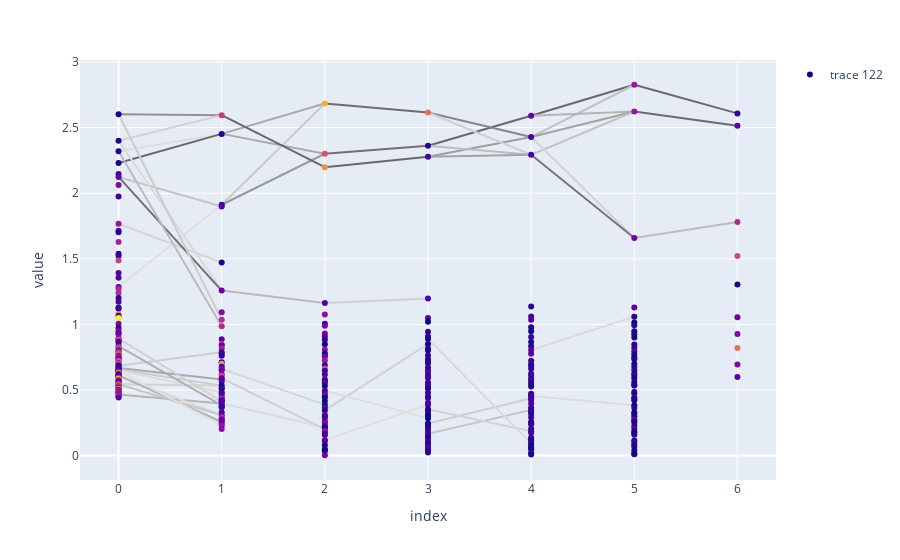

Notebook source saved alongside this figure:
### Markdown cell above
# Effective network visualisation

### Code cell
#Effective low network visualisation

import pandas as pd 
import plotly.express as px
import plotly.graph_objects as go

adjacency = [V[i+1].T@U[i] for i in range(len(arch)-2)]

attentionNoAbs = reg.linear.weight.detach().to('cpu').T
attention = torch.abs(attentionNoAbs)
attention=attention.reshape(len(attention))
attentionNoAbs=attentionNoAbs.reshape(len(attention))

def y_scale(x):
    return x 
    return (x-0.4)**0.2

df = pd.DataFrame({})
fig = px.scatter(df)


#Edges  
for k in range(len(adjacency)):
    E = torch.abs(adjacency[k]@torch.diag(S[k]))
    E2=torch.abs(adjacency[k])
    for i in range(E.shape[0]):
        for j in range(E.shape[1]):
            Emin = 3*1/np.sqrt(arch[k+1]) # 3 sigma away from the random uniform baseline 
            if E2[i,j]>Emin:
                edge = pd.DataFrame({"x" : [k,k+1],"y": [y_scale(S[k][j]).item(),y_scale(S[k+1][i]).item()]})
                #figEdge = go.scatter.Line(x=[k,k+1],y=[y_scale(S[k][j]),y_scale(S[k+1][i])],fillcolor='grey')
                
                #fig.add_trace(figEdge)
                coeff = 1-(E2[i,j]-Emin)/(E2.max()-Emin) # A mieux faire 
                color = coeff.item()*np.array([120,120,120])+np.array([105,105,105])
                r,g,b=int(color[0]),int(color[1]),int(color[2])
                color = "rgb"+str((r,g,b))
                fig.add_scatter(x=edge["x"],y=edge["y"],marker={"color":color,"opacity":0},hovertext=str(adjacency[k][i,j])
                               ,hoveron="fills",hoverinfo="text",text=str(adjacency[k][i,j]),showlegend=False ) 
                                   
                middle_node_trace = go.Scatter(
                    x=[np.array(edge["x"]).mean()],
                    y=[np.array(edge["y"]).mean()],
                    text=[str(adjacency[k][i,j])],
                    mode='markers',
                    hoverinfo='text',
                    showlegend=False,
                    marker=go.scatter.Marker(
                        opacity=0,
                        color='lightgrey'
                    )
                )
                
                fig.add_trace(middle_node_trace)
               


            
base=0
for i in range (len(S)):
    layer_i = pd.DataFrame({'x' : len(S[i])*[i], 'y': y_scale(S[i]), 'attention': attention[base:(base+len(S[i]))],
                            'attentionNoAbs' : attentionNoAbs[base:(base+len(S[i]))]})
    df = pd.concat([df,layer_i])
    base+=len(S[i])
    
    
#fig.add_scatter(x=df["x"], y=df["y"])           
node_trace = go.Scatter(
    x=df["x"],
    y=df["y"],
    text=df["attentionNoAbs"],
    mode='markers',
    hoverinfo='text',
    marker=go.scatter.Marker(
        opacity=1,
        color=df["attention"]
    ))

fig.add_trace(node_trace)

fig.show()

### Figure 1 — Plotly figure (JSON) as saved in the notebook; plotly's stock layout.template omitted (floating-point values rounded to 4 significant figures; data arrays with more than 128 entries replaced by an {"elided": "..."} marker saying what was removed)
{"data": [{"hoverinfo": "text", "hoveron": "fills", "hovertext": "tensor(-0.3960)", "marker": {"color": "rgb(145, 145, 145)", "opacity": 0}, "showlegend": false, "text": "tensor(-0.3960)", "type": "scatter", "x": [0, 1], "y": [2.602, 2.595]}, {"hoverinfo": "text", "marker": {"color": "lightgrey", "opacity": 0}, "mode": "markers", "showlegend": false, "text": ["tensor(-0.3960)"], "type": "scatter", "x": [0.5], "y": [2.598]}, {"hoverinfo": "text", "hoveron": "fills", "hovertext": "tensor(-0.3166)", "marker": {"color": "rgb(211, 211, 211)", "opacity": 0}, "showlegend": false, "text": "tensor(-0.3166)", "type": "scatter", "x": [0, 1], "y": [2.4, 2.595]}, {"hoverinfo": "text", "marker": {"color": "lightgrey", "opacity": 0}, "mode": "markers", "showlegend": false, "text": ["tensor(-0.3166)"], "type": "scatter", "x": [0.5], "y": [2.497]}, {"hoverinfo": "text", "hoveron": "fills", "hovertext": "tensor(-0.3040)", "marker": {"color": "rgb(221, 221, 221)", "opacity": 0}, "showlegend": false, "text": "tensor(-0.3040)", "type": "scatter", "x": [0, 1], "y": [2.32, 2.452]}, {"hoverinfo": "text", "marker": {"color": "lightgrey", "opacity": 0}, "mode": "markers", "showlegend": false, "text": ["tensor(-0.3040)"], "type": "scatter", "x": [0.5], "y": [2.386]}, {"hoverinfo": "text", "hoveron": "fills", "hovertext": "tensor(0.4453)", "marker": {"color": "rgb(105, 105, 105)", "opacity": 0}, "showlegend": false, "text": "tensor(0.4453)", "type": "scatter", "x": [0, 1], "y": [2.231, 2.452]}, {"hoverinfo": "text", "marker": {"color": "lightgrey", "opacity": 0}, "mode": "markers", "showlegend": false, "text": ["tensor(0.4453)"], "type": "scatter", "x": [0.5], "y": [2.342]}, {"hoverinfo": "text", "hoveron": "fills", "hovertext": "tensor(0.3018)", "marker": {"color": "rgb(223, 223, 223)", "opacity": 0}, "showlegend": false, "text": "tensor(0.3018)", "type": "scatter", "x": [0, 1], "y": [1.284, 1.912]}, {"hoverinfo": "text", "marker": {"color": "lightgrey", "opacity": 0}, "mode": "markers", "showlegend": false, "text": ["tensor(0.3018)"], "type": "scatter", "x": [0.5], "y": [1.598]}, {"hoverinfo": "text", "hoveron": "fills", "hovertext": "tensor(-0.3329)", "marker": {"color": "rgb(197, 197, 197)", "opacity": 0}, "showlegend": false, "text": "tensor(-0.3329)", "type": "scatter", "x": [0, 1], "y": [2.124, 1.899]}, {"hoverinfo": "text", "marker": {"color": "lightgrey", "opacity": 0}, "mode": "markers", "showlegend": false, "text": ["tensor(-0.3329)"], "type": "scatter", "x": [0.5], "y": [2.011]}, {"hoverinfo": "text", "hoveron": "fills", "hovertext": "tensor(-0.3138)", "marker": {"color": "rgb(213, 213, 213)", "opacity": 0}, "showlegend": false, "text": "tensor(-0.3138)", "type": "scatter", "x": [0, 1], "y": [1.767, 1.472]}, {"hoverinfo": "text", "marker": {"color": "lightgrey", "opacity": 0}, "mode": "markers", "showlegend": false, "text": ["tensor(-0.3138)"], "type": "scatter", "x": [0.5], "y": [1.619]}, {"hoverinfo": "text", "hoveron": "fills", "hovertext": "tensor(-0.3086)", "marker": {"color": "rgb(217, 217, 217)", "opacity": 0}, "showlegend": false, "text": "tensor(-0.3086)", "type": "scatter", "x": [0, 1], "y": [2.4, 1.258]}, {"hoverinfo": "text", "marker": {"color": "lightgrey", "opacity": 0}, "mode": "markers", "showlegend": false, "text": ["tensor(-0.3086)"], "type": "scatter", "x": [0.5], "y": [1.829]}, {"hoverinfo": "text", "hoveron": "fills", "hovertext": "tensor(-0.4364)", "marker": {"color": "rgb(112, 112, 112)", "opacity": 0}, "showlegend": false, "text": "tensor(-0.4364)", "type": "scatter", "x": [0, 1], "y": [2.124, 1.258]}, {"hoverinfo": "text", "marker": {"color": "lightgrey", "opacity": 0}, "mode": "markers", "showlegend": false, "text": ["tensor(-0.4364)"], "type": "scatter", "x": [0.5], "y": [1.691]}, {"hoverinfo": "text", "hoveron": "fills", "hovertext": "tensor(0.3247)", "marker": {"color": "rgb(204, 204, 204)", "opacity": 0}, "showlegend": false, "text": "tensor(0.3247)", "type": "scatter", "x": [0, 1], "y": [2.602, 1.035]}, {"hoverinfo": "text", "marker": {"color": "lightgrey", "opacity": 0}, "mode": "markers", "showlegend": false, "text": ["tensor(0.3247)"], "type": "scatter", "x": [0.5], "y": [1.819]}, {"hoverinfo": "text", "hoveron": "fills", "hovertext": "tensor(0.3458)", "marker": {"color": "rgb(187, 187, 187)", "opacity": 0}, "showlegend": false, "text": "tensor(0.3458)", "type": "scatter", "x": [0, 1], "y": [2.32, 0.9856]}, {"hoverinfo": "text", "marker": {"color": "lightgrey", "opacity": 0}, "mode": "markers", "showlegend": false, "text": ["tensor(0.3458)"], "type": "scatter", "x": [0.5], "y": [1.653]}, {"hoverinfo": "text", "hoveron": "fills", "hovertext": "tensor(0.3221)", "marker": {"color": "rgb(206, 206, 206)", "opacity": 0}, "showlegend": false, "text": "tensor(0.3221)", "type": "scatter", "x": [0, 1], "y": [0.684, 0.7878]}, {"hoverinfo": "text", "marker": {"color": "lightgrey", "opacity": 0}, "mode": "markers", "showlegend": false, "text": ["tensor(0.3221)"], "type": "scatter", "x": [0.5], "y": [0.7359]}, {"hoverinfo": "text", "hoveron": "fills", "hovertext": "tensor(0.3665)", "marker": {"color": "rgb(170, 170, 170)", "opacity": 0}, "showlegend": false, "text": "tensor(0.3665)", "type": "scatter", "x": [0, 1], "y": [0.6669, 0.5808]}, {"hoverinfo": "text", "marker": {"color": "lightgrey", "opacity": 0}, "mode": "markers", "showlegend": false, "text": ["tensor(0.3665)"], "type": "scatter", "x": [0.5], "y": [0.6239]}, {"hoverinfo": "text", "hoveron": "fills", "hovertext": "tensor(-0.3264)", "marker": {"color": "rgb(203, 203, 203)", "opacity": 0}, "showlegend": false, "text": "tensor(-0.3264)", "type": "scatter", "x": [0, 1], "y": [0.6557, 0.5334]}, {"hoverinfo": "text", "marker": {"color": "lightgrey", "opacity": 0}, "mode": "markers", "showlegend": false, "text": ["tensor(-0.3264)"], "type": "scatter", "x": [0.5], "y": [0.5945]}, {"hoverinfo": "text", "hoveron": "fills", "hovertext": "tensor(-0.3187)", "marker": {"color": "rgb(209, 209, 209)", "opacity": 0}, "showlegend": false, "text": "tensor(-0.3187)", "type": "scatter", "x": [0, 1], "y": [0.5438, 0.5334]}, {"hoverinfo": "text", "marker": {"color": "lightgrey", "opacity": 0}, "mode": "markers", "showlegend": false, "text": ["tensor(-0.3187)"], "type": "scatter", "x": [0.5], "y": [0.5386]}, {"hoverinfo": "text", "hoveron": "fills", "hovertext": "tensor(-0.3053)", "marker": {"color": "rgb(220, 220, 220)", "opacity": 0}, "showlegend": false, "text": "tensor(-0.3053)", "type": "scatter", "x": [0, 1], "y": [0.65, 0.4827]}, {"hoverinfo": "text", "marker": {"color": "lightgrey", "opacity": 0}, "mode": "markers", "showlegend": false, "text": ["tensor(-0.3053)"], "type": "scatter", "x": [0.5], "y": [0.5664]}, {"hoverinfo": "text", "hoveron": "fills", "hovertext": "tensor(0.3179)", "marker": {"color": "rgb(210, 210, 210)", "opacity": 0}, "showlegend": false, "text": "tensor(0.3179)", "type": "scatter", "x": [0, 1], "y": [0.8923, 0.4139]}, {"hoverinfo": "text", "marker": {"color": "lightgrey", "opacity": 0}, "mode": "markers", "showlegend": false, "text": ["tensor(0.3179)"], "type": "scatter", "x": [0.5], "y": [0.6531]}, {"hoverinfo": "text", "hoveron": "fills", "hovertext": "tensor(0.3531)", "marker": {"color": "rgb(181, 181, 181)", "opacity": 0}, "showlegend": false, "text": "tensor(0.3531)", "type": "scatter", "x": [0, 1], "y": [0.4655, 0.3969]}, {"hoverinfo": "text", "marker": {"color": "lightgrey", "opacity": 0}, "mode": "markers", "showlegend": false, "text": ["tensor(0.3531)"], "type": "scatter", "x": [0.5], "y": [0.4312]}, {"hoverinfo": "text", "hoveron": "fills", "hovertext": "tensor(0.3590)", "marker": {"color": "rgb(176, 176, 176)", "opacity": 0}, "showlegend": false, "text": "tensor(0.3590)", "type": "scatter", "x": [0, 1], "y": [0.8348, 0.3826]}, {"hoverinfo": "text", "marker": {"color": "lightgrey", "opacity": 0}, "mode": "markers", "showlegend": false, "text": ["tensor(0.3590)"], "type": "scatter", "x": [0.5], "y": [0.6087]}, {"hoverinfo": "text", "hoveron": "fills", "hovertext": "tensor(0.3087)", "marker": {"color": "rgb(217, 217, 217)", "opacity": 0}, "showlegend": false, "text": "tensor(0.3087)", "type": "scatter", "x": [0, 1], "y": [0.609, 0.3084]}, {"hoverinfo": "text", "marker": {"color": "lightgrey", "opacity": 0}, "mode": "markers", "showlegend": false, "text": ["tensor(0.3087)"], "type": "scatter", "x": [0.5], "y": [0.4587]}, {"hoverinfo": "text", "hoveron": "fills", "hovertext": "tensor(0.3320)", "marker": {"color": "rgb(198, 198, 198)", "opacity": 0}, "showlegend": false, "text": "tensor(0.3320)", "type": "scatter", "x": [0, 1], "y": [0.5438, 0.3084]}, {"hoverinfo": "text", "marker": {"color": "lightgrey", "opacity": 0}, "mode": "markers", "showlegend": false, "text": ["tensor(0.3320)"], "type": "scatter", "x": [0.5], "y": [0.4261]}, {"hoverinfo": "text", "hoveron": "fills", "hovertext": "tensor(0.3558)", "marker": {"color": "rgb(178, 178, 178)", "opacity": 0}, "showlegend": false, "text": "tensor(0.3558)", "type": "scatter", "x": [0, 1], "y": [0.6116, 0.2563]}, {"hoverinfo": "text", "marker": {"color": "lightgrey", "opacity": 0}, "mode": "markers", "showlegend": false, "text": ["tensor(0.3558)"], "type": "scatter", "x": [0.5], "y": [0.4339]}, {"hoverinfo": "text", "hoveron": "fills", "hovertext": "tensor(0.3011)", "marker": {"color": "rgb(224, 224, 224)", "opacity": 0}, "showlegend": false, "text": "tensor(0.3011)", "type": "scatter", "x": [0, 1], "y": [0.6485, 0.2283]}, {"hoverinfo": "text", "marker": {"color": "lightgrey", "opacity": 0}, "mode": "markers", "showlegend": false, "text": ["tensor(0.3011)"], "type": "scatter", "x": [0.5], "y": [0.4384]}, {"hoverinfo": "text", "hoveron": "fills", "hovertext": "tensor(0.5846)", "marker": {"color": "rgb(170, 170, 170)", "opacity": 0}, "showlegend": false, "text": "tensor(0.5846)", "type": "scatter", "x": [1, 2], "y": [2.452, 2.684]}, {"hoverinfo": "text", "marker": {"color": "lightgrey", "opacity": 0}, "mode": "markers", "showlegend": false, "text": ["tensor(0.5846)"], "type": "scatter", "x": [1.5], "y": [2.568]}, {"hoverinfo": "text", "hoveron": "fills", "hovertext": "tensor(0.4867)", "marker": {"color": "rgb(203, 203, 203)", "opacity": 0}, "showlegend": false, "text": "tensor(0.4867)", "type": "scatter", "x": [1, 2], "y": [1.912, 2.684]}, {"hoverinfo": "text", "marker": {"color": "lightgrey", "opacity": 0}, "mode": "markers", "showlegend": false, "text": ["tensor(0.4867)"], "type": "scatter", "x": [1.5], "y": [2.298]}, {"hoverinfo": "text", "hoveron": "fills", "hovertext": "tensor(-0.5890)", "marker": {"color": "rgb(169, 169, 169)", "opacity": 0}, "showlegend": false, "text": "tensor(-0.5890)", "type": "scatter", "x": [1, 2], "y": [2.452, 2.301]}, {"hoverinfo": "text", "marker": {"color": "lightgrey", "opacity": 0}, "mode": "markers", "showlegend": false, "text": ["tensor(-0.5890)"], "type": "scatter", "x": [1.5], "y": [2.377]}, {"hoverinfo": "text", "hoveron": "fills", "hovertext": "tensor(0.6341)", "marker": {"color": "rgb(154, 154, 154)", "opacity": 0}, "showlegend": false, "text": "tensor(0.6341)", "type": "scatter", "x": [1, 2], "y": [1.912, 2.301]}, {"hoverinfo": "text", "marker": {"color": "lightgrey", "opacity": 0}, "mode": "markers", "showlegend": false, "text": ["tensor(0.6341)"], "type": "scatter", "x": [1.5], "y": [2.107]}, {"hoverinfo": "text", "hoveron": "fills", "hovertext": "tensor(-0.7801)", "marker": {"color": "rgb(105, 105, 105)", "opacity": 0}, "showlegend": false, "text": "tensor(-0.7801)", "type": "scatter", "x": [1, 2], "y": [2.595, 2.198]}, {"hoverinfo": "text", "marker": {"color": "lightgrey", "opacity": 0}, "mode": "markers", "showlegend": false, "text": ["tensor(-0.7801)"], "type": "scatter", "x": [1.5], "y": [2.396]}, {"hoverinfo": "text", "hoveron": "fills", "hovertext": "tensor(0.5413)", "marker": {"color": "rgb(185, 185, 185)", "opacity": 0}, "showlegend": false, "text": "tensor(0.5413)", "type": "scatter", "x": [1, 2], "y": [1.258, 1.163]}, {"hoverinfo": "text", "marker": {"color": "lightgrey", "opacity": 0}, "mode": "markers", "showlegend": false, "text": ["tensor(0.5413)"], "type": "scatter", "x": [1.5], "y": [1.21]}, {"hoverinfo": "text", "hoveron": "fills", "hovertext": "tensor(0.4553)", "marker": {"color": "rgb(214, 214, 214)", "opacity": 0}, "showlegend": false, "text": "tensor(0.4553)", "type": "scatter", "x": [1, 2], "y": [0.6615, 0.388]}, {"hoverinfo": "text", "marker": {"color": "lightgrey", "opacity": 0}, "mode": "markers", "showlegend": false, "text": ["tensor(0.4553)"], "type": "scatter", "x": [1.5], "y": [0.5248]}, {"hoverinfo": "text", "hoveron": "fills", "hovertext": "tensor(-0.4418)", "marker": {"color": "rgb(219, 219, 219)", "opacity": 0}, "showlegend": false, "text": "tensor(-0.4418)", "type": "scatter", "x": [1, 2], "y": [0.3969, 0.2166]}, {"hoverinfo": "text", "marker": {"color": "lightgrey", "opacity": 0}, "mode": "markers", "showlegend": false, "text": ["tensor(-0.4418)"], "type": "scatter", "x": [1.5], "y": [0.3067]}, {"hoverinfo": "text", "hoveron": "fills", "hovertext": "tensor(0.4769)", "marker": {"color": "rgb(207, 207, 207)", "opacity": 0}, "showlegend": false, "text": "tensor(0.4769)", "type": "scatter", "x": [1, 2], "y": [0.5899, 0.1997]}, {"hoverinfo": "text", "marker": {"color": "lightgrey", "opacity": 0}, "mode": "markers", "showlegend": false, "text": ["tensor(0.4769)"], "type": "scatter", "x": [1.5], "y": [0.3948]}, {"hoverinfo": "text", "hoveron": "fills", "hovertext": "tensor(0.9574)", "marker": {"color": "rgb(108, 108, 108)", "opacity": 0}, "showlegend": false, "text": "tensor(0.9574)", "type": "scatter", "x": [2, 3], "y": [2.684, 2.615]}, {"hoverinfo": "text", "marker": {"color": "lightgrey", "opacity": 0}, "mode": "markers", "showlegend": false, "text": ["tensor(0.9574)"], "type": "scatter", "x": [2.5], "y": [2.65]}, {"hoverinfo": "text", "hoveron": "fills", "hovertext": "tensor(0.9372)", "marker": {"color": "rgb(112, 112, 112)", "opacity": 0}, "showlegend": false, "text": "tensor(0.9372)", "type": "scatter", "x": [2, 3], "y": [2.301, 2.362]}, {"hoverinfo": "text", "marker": {"color": "lightgrey", "opacity": 0}, "mode": "markers", "showlegend": false, "text": ["tensor(0.9372)"], "type": "scatter", "x": [2.5], "y": [2.332]}, {"hoverinfo": "text", "hoveron": "fills", "hovertext": "tensor(-0.9717)", "marker": {"color": "rgb(105, 105, 105)", "opacity": 0}, "showlegend": false, "text": "tensor(-0.9717)", "type": "scatter", "x": [2, 3], "y": [2.198, 2.278]}, {"hoverinfo": "text", "marker": {"color": "lightgrey", "opacity": 0}, "mode": "markers", "showlegend": false, "text": ["tensor(-0.9717)"], "type": "scatter", "x": [2.5], "y": [2.238]}, {"hoverinfo": "text", "hoveron": "fills", "hovertext": "tensor(-0.4932)", "marker": {"color": "rgb(209, 209, 209)", "opacity": 0}, "showlegend": false, "text": "tensor(-0.4932)", "type": "scatter", "x": [2, 3], "y": [1.163, 1.198]}, {"hoverinfo": "text", "marker": {"color": "lightgrey", "opacity": 0}, "mode": "markers", "showlegend": false, "text": ["tensor(-0.4932)"], "type": "scatter", "x": [2.5], "y": [1.18]}, {"hoverinfo": "text", "hoveron": "fills", "hovertext": "tensor(0.4910)", "marker": {"color": "rgb(210, 210, 210)", "opacity": 0}, "showlegend": false, "text": "tensor(0.4910)", "type": "scatter", "x": [2, 3], "y": [0.3444, 0.8503]}, {"hoverinfo": "text", "marker": {"color": "lightgrey", "opacity": 0}, "mode": "markers", "showlegend": false, "text": ["tensor(0.4910)"], "type": "scatter", "x": [2.5], "y": [0.5974]}, {"hoverinfo": "text", "hoveron": "fills", "hovertext": "tensor(0.4335)", "marker": {"color": "rgb(222, 222, 222)", "opacity": 0}, "showlegend": false, "text": "tensor(0.4335)", "type": "scatter", "x": [2, 3], "y": [0.1177, 0.3873]}, {"hoverinfo": "text", "marker": {"color": "lightgrey", "opacity": 0}, "mode": "markers", "showlegend": false, "text": ["tensor(0.4335)"], "type": "scatter", "x": [2.5], "y": [0.2525]}, {"hoverinfo": "text", "hoveron": "fills", "hovertext": "tensor(0.4357)", "marker": {"color": "rgb(222, 222, 222)", "opacity": 0}, "showlegend": false, "text": "tensor(0.4357)", "type": "scatter", "x": [2, 3], "y": [0.4962, 0.2838]}, {"hoverinfo": "text", "marker": {"color": "lightgrey", "opacity": 0}, "mode": "markers", "showlegend": false, "text": ["tensor(0.4357)"], "type": "scatter", "x": [2.5], "y": [0.39]}, {"hoverinfo": "text", "hoveron": "fills", "hovertext": "tensor(-0.8037)", "marker": {"color": "rgb(105, 105, 105)", "opacity": 0}, "showlegend": false, "text": "tensor(-0.8037)", "type": "scatter", "x": [3, 4], "y": [2.362, 2.591]}, {"hoverinfo": "text", "marker": {"color": "lightgrey", "opacity": 0}, "mode": "markers", "showlegend": false, "text": ["tensor(-0.8037)"], "type": "scatter", "x": [3.5], "y": [2.477]}, {"hoverinfo": "text", "hoveron": "fills", "hovertext": "tensor(-0.7071)", "marker": {"color": "rgb(135, 135, 135)", "opacity": 0}, "showlegend": false, "text": "tensor(-0.7071)", "type": "scatter", "x": [3, 4], "y": [2.615, 2.428]}, {"hoverinfo": "text", "marker": {"color": "lightgrey", "opacity": 0}, "mode": "markers", "showlegend": false, "text": ["tensor(-0.7071)"], "type": "scatter", "x": [3.5], "y": [2.522]}, {"hoverinfo": "text", "hoveron": "fills", "hovertext": "tensor(-0.6347)", "marker": {"color": "rgb(158, 158, 158)", "opacity": 0}, "showlegend": false, "text": "tensor(-0.6347)", "type": "scatter", "x": [3, 4], "y": [2.278, 2.428]}, {"hoverinfo": "text", "marker": {"color": "lightgrey", "opacity": 0}, "mode": "markers", "showlegend": false, "text": ["tensor(-0.6347)"], "type": "scatter", "x": [3.5], "y": [2.353]}, {"hoverinfo": "text", "hoveron": "fills", "hovertext": "tensor(0.4764)", "marker": {"color": "rgb(208, 208, 208)", "opacity": 0}, "showlegend": false, "text": "tensor(0.4764)", "type": "scatter", "x": [3, 4], "y": [2.615, 2.294]}, {"hoverinfo": "text", "marker": {"color": "lightgrey", "opacity": 0}, "mode": "markers", "showlegend": false, "text": ["tensor(0.4764)"], "type": "scatter", "x": [3.5], "y": [2.454]}, {"hoverinfo": "text", "hoveron": "fills", "hovertext": "tensor(0.5350)", "marker": {"color": "rgb(189, 189, 189)", "opacity": 0}, "showlegend": false, "text": "tensor(0.5350)", "type": "scatter", "x": [3, 4], "y": [2.362, 2.294]}, {"hoverinfo": "text", "marker": {"color": "lightgrey", "opacity": 0}, "mode": "markers", "showlegend": false, "text": ["tensor(0.5350)"], "type": "scatter", "x": [3.5], "y": [2.328]}, {"hoverinfo": "text", "hoveron": "fills", "hovertext": "tensor(-0.6199)", "marker": {"color": "rgb(163, 163, 163)", "opacity": 0}, "showlegend": false, "text": "tensor(-0.6199)", "type": "scatter", "x": [3, 4], "y": [2.278, 2.294]}, {"hoverinfo": "text", "marker": {"color": "lightgrey", "opacity": 0}, "mode": "markers", "showlegend": false, "text": ["tensor(-0.6199)"], "type": "scatter", "x": [3.5], "y": [2.286]}, {"hoverinfo": "text", "hoveron": "fills", "hovertext": "tensor(-0.4812)", "marker": {"color": "rgb(206, 206, 206)", "opacity": 0}, "showlegend": false, "text": "tensor(-0.4812)", "type": "scatter", "x": [3, 4], "y": [0.245, 0.4366]}, {"hoverinfo": "text", "marker": {"color": "lightgrey", "opacity": 0}, "mode": "markers", "showlegend": false, "text": ["tensor(-0.4812)"], "type": "scatter", "x": [3.5], "y": [0.3408]}, {"hoverinfo": "text", "hoveron": "fills", "hovertext": "tensor(0.5077)", "marker": {"color": "rgb(198, 198, 198)", "opacity": 0}, "showlegend": false, "text": "tensor(0.5077)", "type": "scatter", "x": [3, 4], "y": [0.1666, 0.3482]}, {"hoverinfo": "text", "marker": {"color": "lightgrey", "opacity": 0}, "mode": "markers", "showlegend": false, "text": ["tensor(0.5077)"], "type": "scatter", "x": [3.5], "y": [0.2574]}, {"hoverinfo": "text", "hoveron": "fills", "hovertext": "tensor(0.4702)", "marker": {"color": "rgb(210, 210, 210)", "opacity": 0}, "showlegend": false, "text": "tensor(0.4702)", "type": "scatter", "x": [3, 4], "y": [0.3531, 0.186]}, {"hoverinfo": "text", "marker": {"color": "lightgrey", "opacity": 0}, "mode": "markers", "showlegend": false, "text": ["tensor(0.4702)"], "type": "scatter", "x": [3.5], "y": [0.2696]}, {"hoverinfo": "text", "hoveron": "fills", "hovertext": "tensor(0.4451)", "marker": {"color": "rgb(218, 218, 218)", "opacity": 0}, "showlegend": false, "text": "tensor(0.4451)", "type": "scatter", "x": [3, 4], "y": [0.8888, 0.09462]}, {"hoverinfo": "text", "marker": {"color": "lightgrey", "opacity": 0}, "mode": "markers", "showlegend": false, "text": ["tensor(0.4451)"], "type": "scatter", "x": [3.5], "y": [0.4917]}, {"hoverinfo": "text", "hoveron": "fills", "hovertext": "tensor(0.7867)", "marker": {"color": "rgb(105, 105, 105)", "opacity": 0}, "showlegend": false, "text": "tensor(0.7867)", "type": "scatter", "x": [4, 5], "y": [2.591, 2.827]}, {"hoverinfo": "text", "marker": {"color": "lightgrey", "opacity": 0}, "mode": "markers", "showlegend": false, "text": ["tensor(0.7867)"], "type": "scatter", "x": [4.5], "y": [2.709]}, {"hoverinfo": "text", "hoveron": "fills", "hovertext": "tensor(0.5194)", "marker": {"color": "rgb(193, 193, 193)", "opacity": 0}, "showlegend": false, "text": "tensor(0.5194)", "type": "scatter", "x": [4, 5], "y": [2.428, 2.827]}, {"hoverinfo": "text", "marker": {"color": "lightgrey", "opacity": 0}, "mode": "markers", "showlegend": false, "text": ["tensor(0.5194)"], "type": "scatter", "x": [4.5], "y": [2.627]}, {"hoverinfo": "text", "hoveron": "fills", "hovertext": "tensor(-0.5543)", "marker": {"color": "rgb(181, 181, 181)", "opacity": 0}, "showlegend": false, "text": "tensor(-0.5543)", "type": "scatter", "x": [4, 5], "y": [2.591, 2.623]}, {"hoverinfo": "text", "marker": {"color": "lightgrey", "opacity": 0}, "mode": "markers", "showlegend": false, "text": ["tensor(-0.5543)"], "type": "scatter", "x": [4.5], "y": [2.607]}, {"hoverinfo": "text", "hoveron": "fills", "hovertext": "tensor(0.6099)", "marker": {"color": "rgb(163, 163, 163)", "opacity": 0}, "showlegend": false, "text": "tensor(0.6099)", "type": "scatter", "x": [4, 5], "y": [2.428, 2.623]}, {"hoverinfo": "text", "marker": {"color": "lightgrey", "opacity": 0}, "mode": "markers", "showlegend": false, "text": ["tensor(0.6099)"], "type": "scatter", "x": [4.5], "y": [2.525]}, {"hoverinfo": "text", "hoveron": "fills", "hovertext": "tensor(0.5099)", "marker": {"color": "rgb(196, 196, 196)", "opacity": 0}, "showlegend": false, "text": "tensor(0.5099)", "type": "scatter", "x": [4, 5], "y": [2.294, 2.623]}, {"hoverinfo": "text", "marker": {"color": "lightgrey", "opacity": 0}, "mode": "markers", "showlegend": false, "text": ["tensor(0.5099)"], "type": "scatter", "x": [4.5], "y": [2.458]}, {"hoverinfo": "text", "hoveron": "fills", "hovertext": "tensor(-0.4639)", "marker": {"color": "rgb(211, 211, 211)", "opacity": 0}, "showlegend": false, "text": "tensor(-0.4639)", "type": "scatter", "x": [4, 5], "y": [2.428, 1.659]}, {"hoverinfo": "text", "marker": {"color": "lightgrey", "opacity": 0}, "mode": "markers", "showlegend": false, "text": ["tensor(-0.4639)"], "type": "scatter", "x": [4.5], "y": [2.043]}, {"hoverinfo": "text", "hoveron": "fills", "hovertext": "tensor(0.7429)", "marker": {"color": "rgb(119, 119, 119)", "opacity": 0}, "showlegend": false, "text": "tensor(0.7429)", "type": "scatter", "x": [4, 5], "y": [2.294, 1.659]}, {"hoverinfo": "text", "marker": {"color": "lightgrey", "opacity": 0}, "mode": "markers", "showlegend": false, "text": ["tensor(0.7429)"], "type": "scatter", "x": [4.5], "y": [1.976]}, {"hoverinfo": "text", "hoveron": "fills", "hovertext": "tensor(-0.4446)", "marker": {"color": "rgb(218, 218, 218)", "opacity": 0}, "showlegend": false, "text": "tensor(-0.4446)", "type": "scatter", "x": [4, 5], "y": [0.8045, 1.059]}, {"hoverinfo": "text", "marker": {"color": "lightgrey", "opacity": 0}, "mode": "markers", "showlegend": false, "text": ["tensor(-0.4446)"], "type": "scatter", "x": [4.5], "y": [0.9319]}, {"hoverinfo": "text", "hoveron": "fills", "hovertext": "tensor(-0.4373)", "marker": {"color": "rgb(220, 220, 220)", "opacity": 0}, "showlegend": false, "text": "tensor(-0.4373)", "type": "scatter", "x": [4, 5], "y": [0.454, 0.3843]}, {"hoverinfo": "text", "marker": {"color": "lightgrey", "opacity": 0}, "mode": "markers", "showlegend": false, "text": ["tensor(-0.4373)"], "type": "scatter", "x": [4.5], "y": [0.4192]}, {"hoverinfo": "text", "hoveron": "fills", "hovertext": "tensor(0.8271)", "marker": {"color": "rgb(105, 105, 105)", "opacity": 0}, "showlegend": false, "text": "tensor(0.8271)", "type": "scatter", "x": [5, 6], "y": [2.827, 2.608]}, {"hoverinfo": "text", "marker": {"color": "lightgrey", "opacity": 0}, "mode": "markers", "showlegend": false, "text": ["tensor(0.8271)"], "type": "scatter", "x": [5.5], "y": [2.718]}, {"hoverinfo": "text", "hoveron": "fills", "hovertext": "tensor(-0.8140)", "marker": {"color": "rgb(108, 108, 108)", "opacity": 0}, "showlegend": false, "text": "tensor(-0.8140)", "type": "scatter", "x": [5, 6], "y": [2.623, 2.515]}, {"hoverinfo": "text", "marker": {"color": "lightgrey", "opacity": 0}, "mode": "markers", "showlegend": false, "text": ["tensor(-0.8140)"], "type": "scatter", "x": [5.5], "y": [2.569]}, {"hoverinfo": "text", "hoveron": "fills", "hovertext": "tensor(-0.5445)", "marker": {"color": "rgb(189, 189, 189)", "opacity": 0}, "showlegend": false, "text": "tensor(-0.5445)", "type": "scatter", "x": [5, 6], "y": [1.659, 1.78]}, {"hoverinfo": "text", "marker": {"color": "lightgrey", "opacity": 0}, "mode": "markers", "showlegend": false, "text": ["tensor(-0.5445)"], "type": "scatter", "x": [5.5], "y": [1.719]}, {"hoverinfo": "text", "marker": {"color": {"elided": "360 float values"}, "opacity": 1}, "mode": "markers", "text": {"elided": "360 float values"}, "type": "scatter", "x": {"elided": "360 int values"}, "y": {"elided": "360 float values"}}], "layout": {"legend": {"tracegroupgap": 0}, "margin": {"t": 60}, "xaxis": {"anchor": "y", "domain": [0, 1], "title": {"text": "index"}}, "yaxis": {"anchor": "x", "domain": [0, 1], "title": {"text": "value"}}}}
